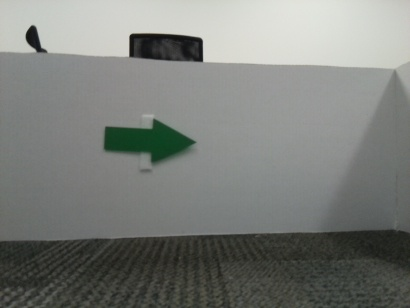
#> input picture lab6pt1/2022imgs/test_images/102.jpg, 410 x 308 px
$ python -i knn.py   (imports and definitions only)
#> lines starting #> are read from the running program, lines starting #| are printed output that depends on the picture; after the words box and inside, x2 and y2 are one past the last pixel; in counts of white or black regions, pixels touching at a corner belong together
#> further down, picture is the input picture: shape (308, 410, 3); mean B, G, R 121.7, 125.8, 123.2
#!/usr/bin/env python
# -*- coding: utf-8 -*-
""""
This is the 7785 LAB6 part1 KNN classifier

Author: Yinuo Wang, Praneeth Erwin Eddu
Date: 04/04/2022

"""
import platform
import cv2 as cv
import csv
import numpy as np
import time
##########################################
#            Variables                   #
##########################################

# dir
trainDirectory = './2022imgs/train_images/'
testDirectory = './2022imgs/test_images/'

# knn
k = 5
dimension = 3 # image channel
train = []
test = []

# image processing
rgb = 1 # cv.imread mode

morphKernel = 5  # Closing and Opening Kernel Size
maxObjects = 1  # Max number of object to detect.
minObjectArea = 300  # Min number of pixels for an object to be recognized.

WHITE = [255, 255, 255]
RED = [255, 0, 0]
GREE = [0, 255, 0]
BLUE = [0, 0, 255]

raw_h = 308
raw_w = 410
#resize
resize_h_ratio = 0.1
resize_w_ratio = 0.1
resize_h = int(raw_h * resize_h_ratio)
resize_w = int(raw_w * resize_w_ratio)

# rgb filter
light_thresh = 60
contrast = 30

# other
debug = False
# debug = True
train_flag = False
test_flag = True

# version check
# [3 lines not run here, left out]
##########################################
#            Image Processing            #
##########################################

def findObjects(image):
    # Finds the location of the desired object in the image.
    contours, hierarchy = cv.findContours(image, cv.RETR_EXTERNAL, cv.CHAIN_APPROX_SIMPLE)  # Contours the image to find blobs of the same color
    cont = sorted(contours, key=cv.contourArea, reverse=True)[:maxObjects]  # Sorts the blobs by size (Largest to smallest)
    x = y = w = h = 1
    # Find the center of mass of the blob if there are any
    if len(cont) > 0:
        M = cv.moments(cont[0])
        if M['m00'] > minObjectArea:
            # print(M['m00'])
            x, y, w, h = cv.boundingRect(cont[0])

    return x, y, w, h


"""
Morphological operations
"""

def morphOps(image, kernelSize):
    kernel = np.ones((kernelSize, kernelSize), np.uint8)
    # highlight the edge
    element2 = cv.getStructuringElement(cv.MORPH_RECT, (kernelSize, kernelSize))
    fix = cv.dilate(image, element2, iterations=1)
    # Fill in holes
    fix = cv.morphologyEx(fix, cv.MORPH_CLOSE, kernel)
    return fix


def rgbThreshold(img, upper, fill=None):
#> called with upper = 60
    if fill is None:
        fill = WHITE
    if len(img.shape) == 2:
        return img

    h, w, n = img.shape
#> h = 92; w = 123; n = 3
    for i in range(h):
        for j in range(w):
            if img[i][j][0] > upper and img[i][j][1] > upper and img[i][j][2] > upper:
                img[i][j] = fill
            elif np.var(np.array(img[i][j])) < contrast:
                img[i][j] = fill
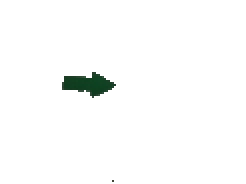
#> img: shape (92, 123, 3) (shown 2 times larger); mean of channels 0, 1, 2 251.2, 251.6, 250.9; drawn as B, G, R


    return img

"""
preprocess the raw image to focus on the object area
"""
def preprocess(img):
    # downsample to speed up
    img = cv.resize(img, (int(0.3*raw_w), int(0.3*raw_h)))
    # filter the background and noise
    img = rgbThreshold(img, light_thresh)
    img_rgb = img
    # detect edges
    img = cv.Canny(img, 100, 150)
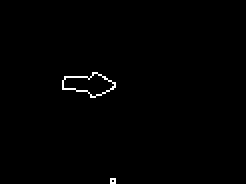
#> img: shape (92, 123) (shown 2 times larger); 0.63% white in thin lines or dots, all inside (x1, y1, x2, y2) = (31, 36, 58, 92)
    # morphology
    img = morphOps(img, morphKernel)
#> in morphOps, `fix = cv.dilate(image, element2, iterations=1)`:
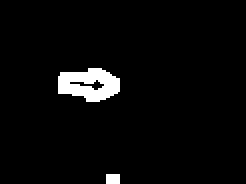
#> fix: shape (92, 123) (shown 2 times larger); 3.5% white; 2 white regions, box (x1, y1, x2, y2) and area: (29, 34, 60, 51) 364, (53, 87, 60, 92) 35
#> in morphOps, `fix = cv.morphologyEx(fix, cv.MORPH_CLOSE, kernel)`:
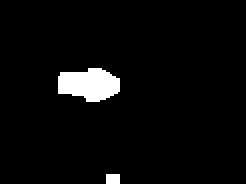
#> fix: shape (92, 123) (shown 2 times larger); 3.8% white; 2 white regions
    # detect the object
    x, y, w, h = findObjects(img)
#> in findObjects, `contours, hierarchy = cv.findContours(image, cv.RETR_EXTERNAL, cv.CHAI..`: contours = 2 contours; box (x1, y1, x2, y2) and area: (29, 34, 60, 51) 354, (53, 87, 60, 92) 24
#> in findObjects, `cont = sorted(contours, key=cv.contourArea, reverse=True)[:maxObjects]`: cont = 1 contour; box (x1, y1, x2, y2) and area: (29, 34, 60, 51) 354
#> in findObjects, `M = cv.moments(cont[0])`: M = moments, m00 354.5, centre m10/m00, m01/m00 = (44.25, 41.79)
#> in findObjects, `x, y, w, h = cv.boundingRect(cont[0])`: x = 29; y = 34; w = 31; h = 17
#> x = 29; y = 34; w = 31; h = 17
    # crop the original image to the object area
    img = img_rgb[y:y + h, x:x + w]
    img = cv.resize(img, (resize_w, resize_h))
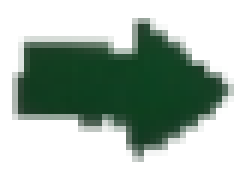
#> img: shape (30, 41, 3) (shown 6 times larger); mean of channels 0, 1, 2 173.1, 183.2, 167.7; drawn as B, G, R

    return img

############################################
#              Train                       #
############################################
# [79 lines not run here, left out]

>>> import cv2
>>> picture = cv2.imread('2022imgs/test_images/102.jpg')
>>> result = preprocess(picture)

$ run again, on lab6pt1/2022imgs/test_images/12.jpg
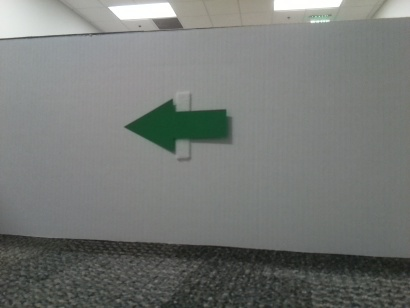
#> input picture lab6pt1/2022imgs/test_images/12.jpg, 410 x 308 px
#> picture is the input picture: shape (308, 410, 3); mean B, G, R 117.6, 120.5, 117.4
#> in morphOps, `fix = cv.morphologyEx(fix, cv.MORPH_CLOSE, kernel)`:
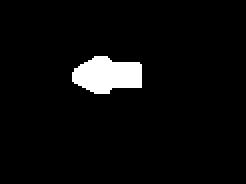
#> fix: shape (92, 123) (shown 2 times larger); 4.3% white; 1 white region
#> contours = 1 contour; box (x1, y1, x2, y2) and area: (36, 28, 71, 47) 446
#> cont has the same summary as contours
#> M = moments, m00 445.5, centre m10/m00, m01/m00 = (53.23, 37.09)
#> in findObjects, `x, y, w, h = cv.boundingRect(cont[0])`: x = 36; y = 28; w = 35; h = 19
#> in preprocess, `x, y, w, h = findObjects(img)`: x = 36; y = 28; w = 35; h = 19
#> in preprocess, `img = cv.resize(img, (resize_w, resize_h))`:
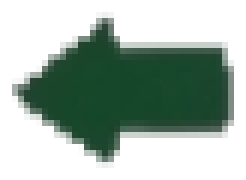
#> img: shape (30, 41, 3) (shown 6 times larger); mean of channels 0, 1, 2 170.2, 180.2, 163.4; drawn as B, G, R

$ run again, on lab6pt1/2022imgs/test_images/132.jpg
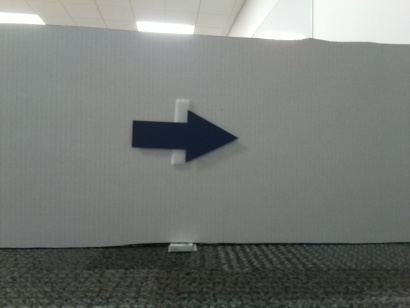
#> input picture lab6pt1/2022imgs/test_images/132.jpg, 410 x 308 px
#> picture is the input picture: shape (308, 410, 3); mean B, G, R 118.5, 121.8, 118.7
#> in morphOps, `fix = cv.morphologyEx(fix, cv.MORPH_CLOSE, kernel)`:
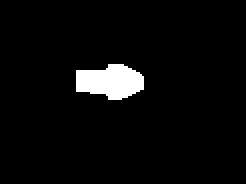
#> fix: shape (92, 123) (shown 2 times larger); 4% white; 1 white region
#> contours = 1 contour; box (x1, y1, x2, y2) and area: (38, 32, 72, 50) 406
#> cont has the same summary as contours
#> M = moments, m00 406, centre m10/m00, m01/m00 = (54.91, 40.4)
#> in findObjects, `x, y, w, h = cv.boundingRect(cont[0])`: x = 38; y = 32; w = 34; h = 18
#> in preprocess, `x, y, w, h = findObjects(img)`: x = 38; y = 32; w = 34; h = 18
#> in preprocess, `img = cv.resize(img, (resize_w, resize_h))`:
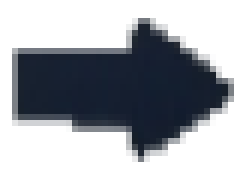
#> img: shape (30, 41, 3) (shown 6 times larger); mean of channels 0, 1, 2 174.1, 168.1, 164.6; drawn as B, G, R

$ run again, on lab6pt1/2022imgs/test_images/134.jpg
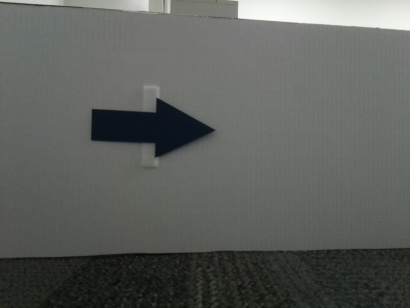
#> input picture lab6pt1/2022imgs/test_images/134.jpg, 410 x 308 px
#> picture is the input picture: shape (308, 410, 3); mean B, G, R 92, 95.8, 93.1
#> in morphOps, `fix = cv.morphologyEx(fix, cv.MORPH_CLOSE, kernel)`:
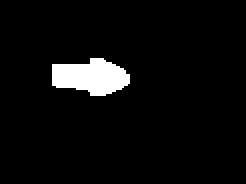
#> fix: shape (92, 123) (shown 2 times larger); 4.6% white; 1 white region
#> contours = 1 contour; box (x1, y1, x2, y2) and area: (26, 29, 65, 48) 477
#> cont has the same summary as contours
#> M = moments, m00 477, centre m10/m00, m01/m00 = (45.09, 38.05)
#> in findObjects, `x, y, w, h = cv.boundingRect(cont[0])`: x = 26; y = 29; w = 39; h = 19
#> in preprocess, `x, y, w, h = findObjects(img)`: x = 26; y = 29; w = 39; h = 19
#> in preprocess, `img = cv.resize(img, (resize_w, resize_h))`:
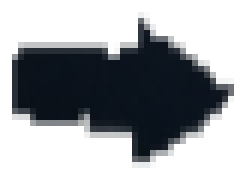
#> img: shape (30, 41, 3) (shown 6 times larger); mean of channels 0, 1, 2 166.9, 163.3, 160.4; drawn as B, G, R
